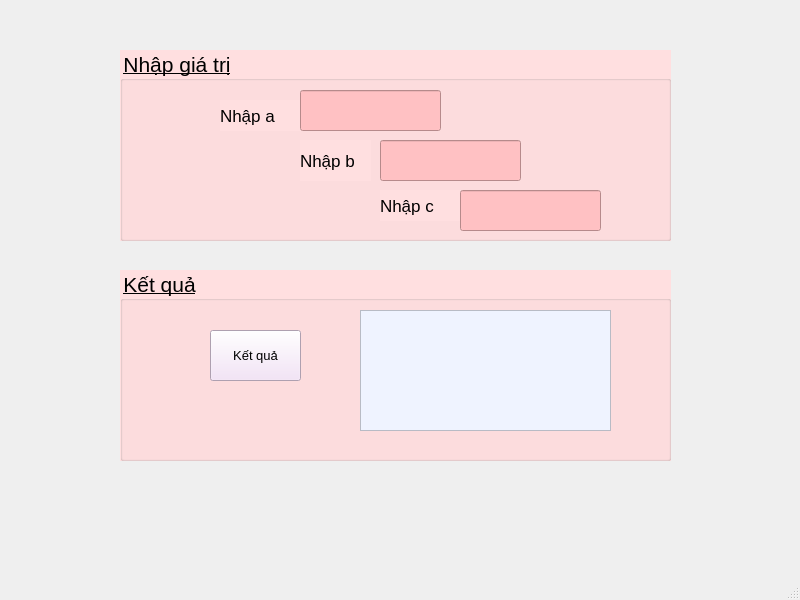
<?xml version="1.0" encoding="UTF-8"?>
<ui version="4.0">
 <class>MainWindow</class>
 <widget class="QMainWindow" name="MainWindow">
  <property name="geometry">
   <rect>
    <x>0</x>
    <y>0</y>
    <width>800</width>
    <height>600</height>
   </rect>
  </property>
  <property name="windowTitle">
   <string>MainWindow</string>
  </property>
  <widget class="QWidget" name="centralwidget">
   <widget class="QGroupBox" name="groupBox">
    <property name="geometry">
     <rect>
      <x>120</x>
      <y>50</y>
      <width>551</width>
      <height>191</height>
     </rect>
    </property>
    <property name="font">
     <font>
      <pointsize>16</pointsize>
      <weight>50</weight>
      <italic>false</italic>
      <bold>false</bold>
      <underline>true</underline>
      <strikeout>false</strikeout>
     </font>
    </property>
    <property name="styleSheet">
     <string notr="true">background-color: rgb(255, 223, 224);
border-color: rgb(209, 175, 232);</string>
    </property>
    <property name="title">
     <string>Nhập giá trị</string>
    </property>
    <widget class="QLabel" name="label">
     <property name="geometry">
      <rect>
       <x>100</x>
       <y>50</y>
       <width>81</width>
       <height>31</height>
      </rect>
     </property>
     <property name="font">
      <font>
       <pointsize>13</pointsize>
      </font>
     </property>
     <property name="text">
      <string>Nhập a</string>
     </property>
    </widget>
    <widget class="QLabel" name="label_2">
     <property name="geometry">
      <rect>
       <x>180</x>
       <y>90</y>
       <width>71</width>
       <height>41</height>
      </rect>
     </property>
     <property name="font">
      <font>
       <pointsize>13</pointsize>
      </font>
     </property>
     <property name="text">
      <string>Nhập b</string>
     </property>
    </widget>
    <widget class="QLabel" name="label_3">
     <property name="geometry">
      <rect>
       <x>260</x>
       <y>140</y>
       <width>81</width>
       <height>31</height>
      </rect>
     </property>
     <property name="font">
      <font>
       <pointsize>13</pointsize>
      </font>
     </property>
     <property name="text">
      <string>Nhập c</string>
     </property>
    </widget>
    <widget class="QLineEdit" name="nhapa">
     <property name="geometry">
      <rect>
       <x>180</x>
       <y>40</y>
       <width>141</width>
       <height>41</height>
      </rect>
     </property>
     <property name="styleSheet">
      <string notr="true">background-color: rgb(255, 193, 195);
border-color: rgb(159, 130, 206);</string>
     </property>
    </widget>
    <widget class="QLineEdit" name="nhapb">
     <property name="geometry">
      <rect>
       <x>260</x>
       <y>90</y>
       <width>141</width>
       <height>41</height>
      </rect>
     </property>
     <property name="styleSheet">
      <string notr="true">background-color: rgb(255, 193, 195);</string>
     </property>
    </widget>
    <widget class="QLineEdit" name="nhapc">
     <property name="geometry">
      <rect>
       <x>340</x>
       <y>140</y>
       <width>141</width>
       <height>41</height>
      </rect>
     </property>
     <property name="styleSheet">
      <string notr="true">background-color: rgb(255, 193, 195);</string>
     </property>
    </widget>
   </widget>
   <widget class="QGroupBox" name="groupBox_2">
    <property name="geometry">
     <rect>
      <x>120</x>
      <y>270</y>
      <width>551</width>
      <height>191</height>
     </rect>
    </property>
    <property name="font">
     <font>
      <pointsize>16</pointsize>
      <underline>true</underline>
     </font>
    </property>
    <property name="styleSheet">
     <string notr="true">background-color: rgb(255, 223, 224);</string>
    </property>
    <property name="title">
     <string>Kết quả</string>
    </property>
    <widget class="QPushButton" name="kq">
     <property name="geometry">
      <rect>
       <x>90</x>
       <y>60</y>
       <width>91</width>
       <height>51</height>
      </rect>
     </property>
     <property name="font">
      <font>
       <pointsize>10</pointsize>
      </font>
     </property>
     <property name="styleSheet">
      <string notr="true">background-color: rgb(243, 224, 247);</string>
     </property>
     <property name="text">
      <string>Kết quả</string>
     </property>
    </widget>
    <widget class="QTextEdit" name="hienthi">
     <property name="geometry">
      <rect>
       <x>240</x>
       <y>40</y>
       <width>251</width>
       <height>121</height>
      </rect>
     </property>
     <property name="font">
      <font>
       <kerning>false</kerning>
      </font>
     </property>
     <property name="styleSheet">
      <string notr="true">
background-color: rgb(239, 243, 255);
</string>
     </property>
    </widget>
   </widget>
  </widget>
  <widget class="QMenuBar" name="menubar">
   <property name="geometry">
    <rect>
     <x>0</x>
     <y>0</y>
     <width>800</width>
     <height>26</height>
    </rect>
   </property>
  </widget>
  <widget class="QStatusBar" name="statusbar"/>
 </widget>
 <resources/>
 <connections/>
</ui>
